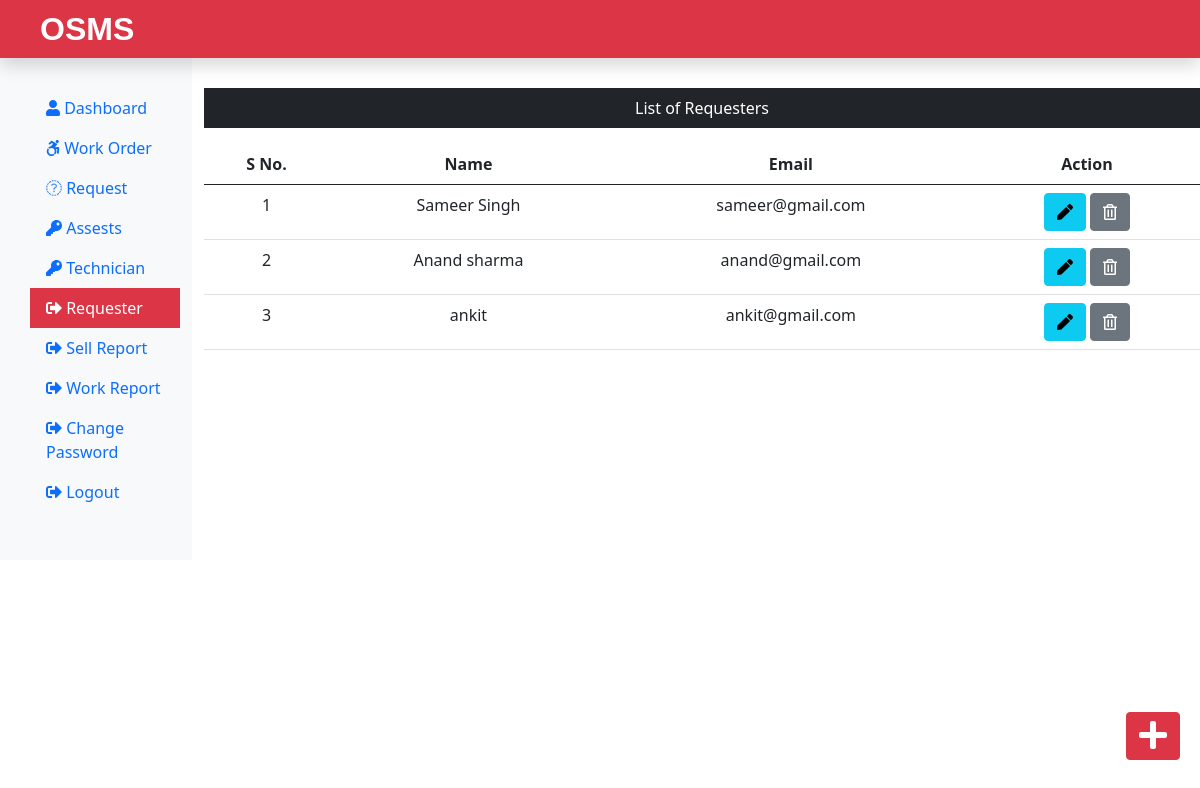
The page /Admin/requester.php (signed in) on the database its author committed.
### tables this page shows
CREATE TABLE `requesterlogin` (
  `r_login_id` int(11) NOT NULL,
  `r_name` varchar(60) NOT NULL,
  `r_email` varchar(60) NOT NULL,
  `r_password` varchar(60) NOT NULL
);

### Admin/requester.php (the view, shortened to what this page needs)
<?php
    include("adminIncludes/header.php");
    include("../dbConnection.php");
?>
<div class="col-sm-9 col-md-10 mt-5 text-center">
    <p class="bg-dark text-white p-2">List of Requesters</p>
    <?php
        $sql = "SELECT * FROM requesterlogin";
        $result = $conn->query($sql);
        if($result->num_rows > 0){
    ?>
    <table class="table">
        <thread>
            <tr>
                <th scope="col">S No.</th>
                <th scope="col">Name</th>
                <th scope="col">Email</th>
                <th scope="col">Action</th>
            </tr>
        </thread>
        <tbody>
            <?php
                $sno = 0;
                while($row = $result->fetch_assoc()){
                    $sno = $sno + 1;
            ?>
            <tr>
                <td> <?php echo $sno ?> </td>
                <td> <?php echo $row['r_name'] ?> </td>
                <td> <?php echo $row['r_email'] ?> </td>
                <td>
                    <form action="editreq.php" method="POST" class="d-inline">
                        <button type="submit" class="btn btn-info mr-3" name="edit" value="Edit">
                            <i class="fas fa-pen"></i>
                        </button>
                    </form>
                    <form action="" method=" POST" class="d-inline">
                        <button type="submit" class="btn btn-secondary" name="delete" value="Delete">
                            <i class="far fa-trash-alt"></i>
                        </button>
                    </form>
                </td>
            </tr>
            <?php
                }
            ?>
        </tbody>
    </table>
    <?php
        }
        else{
            echo "0 Result";
        }
    ?>
</div>
<div>
    <a class="btn btn-danger box" href="addreq.php">
        <i class="fas fa-plus fa-2x"></i>
    </a>
</div>
<?php
    include("adminIncludes/footer.php");
?>

### css/custom.css (style rules this page uses)
a { color: black; }

### Admin/requester.php (style rules this page uses)
.box { position: fixed; bottom: 10px; right: 20px; margin-bottom: 30px; }

### rows shown on the page
requesterlogin: r_name "Sameer Singh", r_email "sameer@gmail.com"
requesterlogin: r_name "Anand sharma", r_email "anand@gmail.com"
requesterlogin: r_name "ankit", r_email "ankit@gmail.com"
